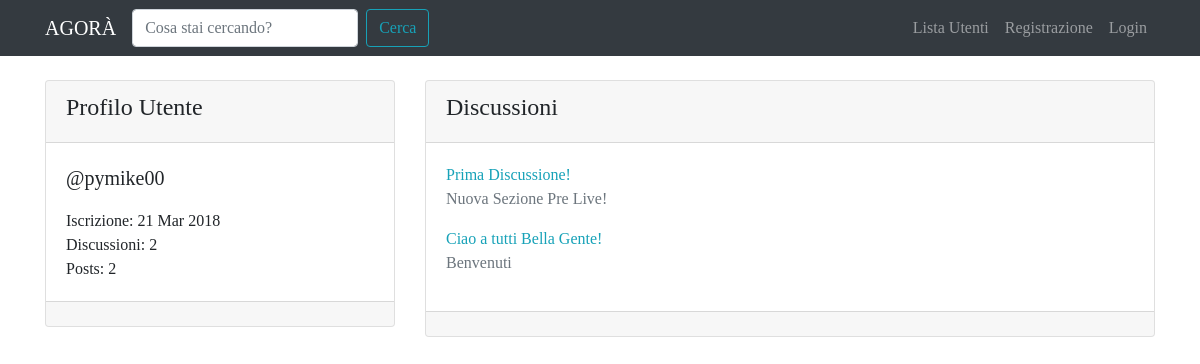
Page /user/pymike00/ on the committed database.
### forum/models.py (models this page shows, shortened)
class Discussione(models.Model):
    titolo = models.CharField(max_length=120)
    data_creazione = models.DateTimeField(auto_now_add=True)
    autore_discussione = models.ForeignKey(User, on_delete=models.CASCADE, related_name="discussioni")
    sezione_appartenenza = models.ForeignKey(Sezione, on_delete=models.CASCADE)
    def get_absolute_url(self):
        return reverse("visualizza_discussione", kwargs={"pk": self.pk})
    class Meta:
        verbose_name = "Discussione"
        verbose_name_plural = "Discussioni"

class Sezione(models.Model):
    nome_sezione = models.CharField(max_length=80)
    descrizione = models.CharField(max_length=150, blank=True, null=True)
    logo_sezione = models.ImageField(blank=True, null=True)
    def __str__(self):
        return self.nome_sezione
    class Meta:
        verbose_name = "Sezione"
        verbose_name_plural = "Sezioni"

### core/views.py (the view)
# urls.py: path('user/<username>/', views.userProfileView, name="user_profile"),
def userProfileView(request, username):
    user = get_object_or_404(User, username=username)
    discussioni_utente = Discussione.objects.filter(autore_discussione=user).order_by("-pk")
    context = {"user": user, "discussioni_utente": discussioni_utente}
    return render(request, 'core/user_profile.html', context)

### core/templates/core/user_profile.html (shortened to what this page needs)
{% extends 'base.html' %}
{% block content %}
    <div class="row mt-3">
        <div class="col-4">
            <div class="card my-2">
                <div class="card-header">
                    <h4>{% if request.user == user %}Il Tuo {% endif %}Profilo Utente</h4>
                </div>
                <div class="card-body">
                    <p class="lead">@{{ user }}</p>
                    <p class="mb-0">Iscrizione: {{ user.date_joined|date:"d M Y" }}</p>
                    <p class="mb-0">Discussioni: {{ user.discussioni.count }}</p>
                    <p class="mb-0">Posts: {{ user.posts.count }}</p>
                </div>
                <div class="card-footer"></div>
            </div>
        </div>
        <div class="col-8">
            <div class="card my-2">
                <div class="card-header">
                    <h4>Discussioni</h4>
                </div>
                <div class="card-body">
                    {% for discussione in discussioni_utente %}
                        <a href="{{ discussione.get_absolute_url }}">{{ discussione.titolo }}</a>
                        <p class="text-muted">{{ discussione.sezione_appartenenza }}</p>
                    {% empty %}
                        {% if request.user != user %}
                            <p>{{ user }} non ha creato alcuna discussione!</p>
                        {% else %}
                            <p>Non hai creato alcuna discussione! Inizia Subito!</p>
                        {% endif %}
                    {% endfor %}
                </div>
                <div class="card-footer"></div>
            </div>
        </div>
    </div>
{% endblock content %}

### static-storage/css/agora.css (style rules this page uses)
body { font-family: 'Slabo 27px', serif; }
a, a:hover { color: #17a2b8; }

### rows in the picture
Discussione: titolo "Prima Discussione!", sezione_appartenenza "Nuova Sezione Pre Live!"
Discussione: titolo "Ciao a tutti Bella Gente!", sezione_appartenenza "Benvenuti"

### other values in the picture
{{ user }} "pymike00"
{{ user.date_joined|date:"d M Y" }} "21 Mar 2018"
{{ user.discussioni.count }} "2"
{{ user.posts.count }} "2"
